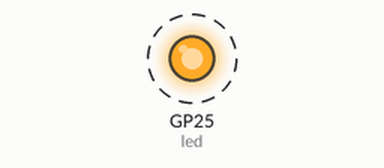
A program run on a simulated Raspberry Pi Pico running MicroPython. On the bench: output pins drawn as LEDs (lit = HIGH). Dashed ring = blinking.

Above: at 0.2 s.
Timing chart, 0 to 3.0 s (numbered marks = the images above):
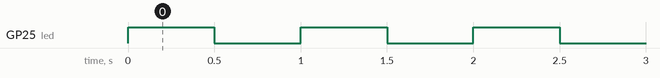

The program:

01.1_Blink.py
```python
from machine import Pin
import time

# create LED object from Pin 25, Set Pin 25 to output
# https://docs.micropython.org/en/latest/library/machine.Pin.html
led = Pin(25, Pin.OUT)

try:
    while True:
        led.value(1)    # Set led turn on
        time.sleep(0.5) # Sleep 0.5s
        led.value(0)    # Set led turn off
        time.sleep(0.5) # Sleep 0.5s
except:
    pass
```

Measured:
- by itself, GP25 (led): alternates HIGH for 0.50 s and LOW for 0.50 s
